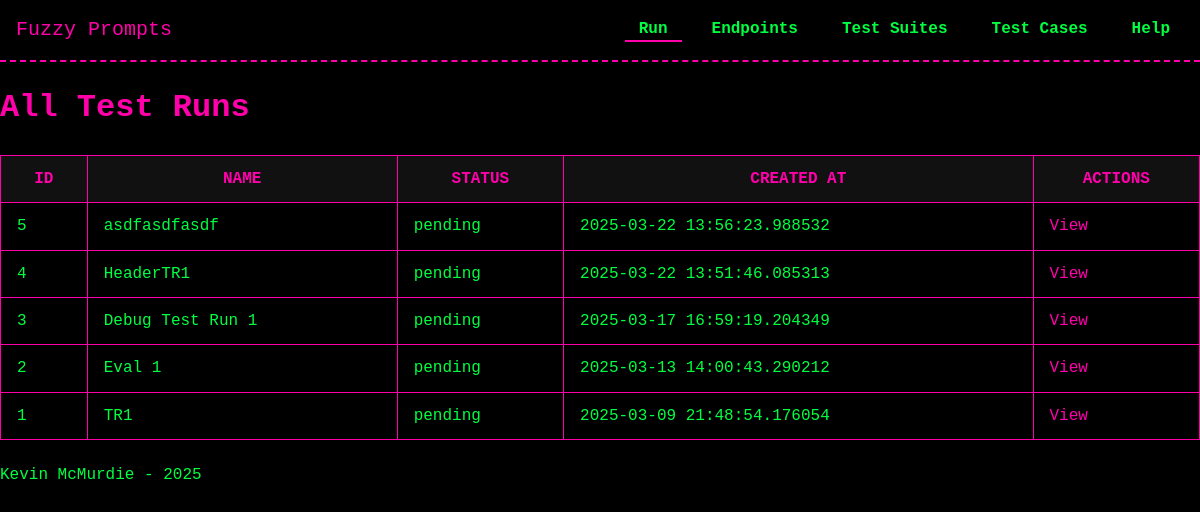
Before: /test_runs/ with the older database file.
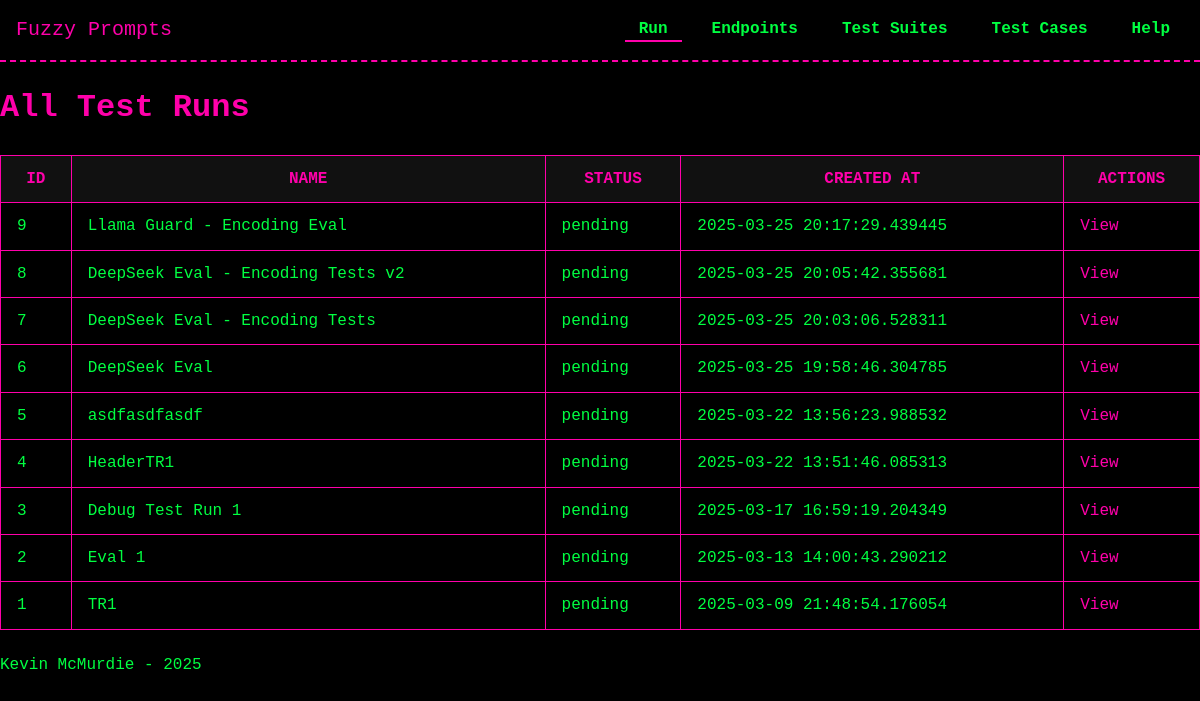
After: the same page with the newer database file.
### models/model_TestRun.py (models this page shows, shortened)
class TestRun(db.Model):
    __tablename__ = 'test_runs'
    id = db.Column(db.Integer, primary_key=True)
    name = db.Column(db.String(255), nullable=False)
    created_at = db.Column(db.DateTime, default=datetime.now)
    status = db.Column(db.String(50), default="pending")
    endpoint_id = db.Column(
        db.Integer,
        db.ForeignKey("endpoints.id", ondelete="SET NULL"),
        nullable=True
    )
    endpoint = db.relationship("Endpoint", back_populates="test_runs", passive_deletes=True)
    test_suites = db.relationship('TestSuite', secondary=test_run_suites, back_populates='test_runs')
    attempts = db.relationship('TestRunAttempt', back_populates='test_run', cascade='all, delete-orphan')

### routes/test_runs.py (the view)
@test_runs_bp.route('/', methods=['GET'])
def list_test_runs():
    page = request.args.get('page', 1, type=int)
    pagination = TestRun.query.order_by(TestRun.id.desc()).paginate(page=page, per_page=10, error_out=False)
    runs = pagination.items
    return render_template('test_runs/list_test_runs.html', test_runs=runs, pagination=pagination)

### templates/test_runs/list_test_runs.html (shortened to what this page needs)
{% extends "base.html" %}
{% block head %}
  <link rel="stylesheet" href="{{ url_for('static', filename='css/tables.css') }}">
{% endblock %}
{% block content %}
<h1>All Test Runs</h1>
{% if test_runs %}
  <table>
    <thead>
      <tr>
        <th>ID</th>
        <th>Name</th>
        <th>Status</th>
        <th>Created At</th>
        <th>Actions</th>
      </tr>
    </thead>
    <tbody>
      {% for run in test_runs %}
        <tr>
          <td>{{ run.id }}</td>
          <td>{{ run.name or 'N/A' }}</td>
          <td>{{ run.status or 'pending' }}</td>
          <td>{{ run.created_at or 'N/A' }}</td>
          <td>
            <a href="{{ url_for('test_runs_bp.view_test_run', run_id=run.id) }}">View</a>
          </td>
        </tr>
      {% endfor %}
    </tbody>
  </table>
{% else %}
  <p>No test runs found.</p>
{% endif %}
{% endblock %}

Changed rows visible on the page:
added TestRun: id "9", name "Llama Guard - Encoding Eval", status "pending", created_at "2025-03-25 20:17:29.439445"
added TestRun: id "8", name "DeepSeek Eval - Encoding Tests v2", status "pending", created_at "2025-03-25 20:05:42.355681"
added TestRun: id "7", name "DeepSeek Eval - Encoding Tests", status "pending", created_at "2025-03-25 20:03:06.528311"
added TestRun: id "6", name "DeepSeek Eval", status "pending", created_at "2025-03-25 19:58:46.304785"
